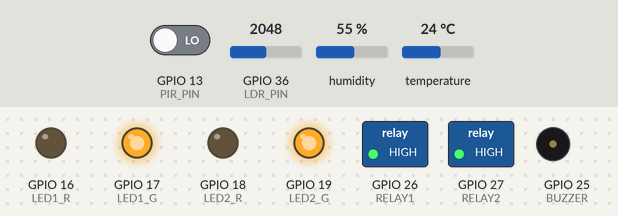
A sketch run on a simulated ESP32. Shown: switched loads named in the sketch (green lamp = pin HIGH), output pins drawn as LEDs (lit = HIGH), buzzer (waves = sounding, pin HIGH). Inputs (shaded band) come from the test bench; at power-on: humidity 55 %, GPIO 36 (LDR_PIN) = 2048, GPIO 13 (PIR_PIN) LOW, temperature 24 °C. Storage starts empty; what the sketch prints to the serial monitor is not drawn.

Above: at 2.8 s.
2.9 s: humidity set to 74 %
5.2 s: humidity set to 77 %
At 7.1 s:
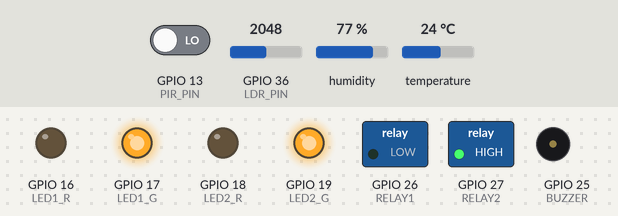
7.8 s: GPIO 36 (LDR_PIN) set to 1050
11.5 s: GPIO 36 (LDR_PIN) set to 952
At 13.0 s:
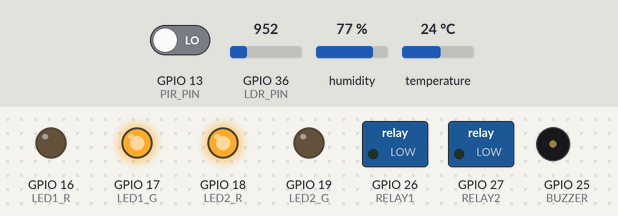
13.9 s: GPIO 13 (PIR_PIN) driven HIGH
At 17.1 s:
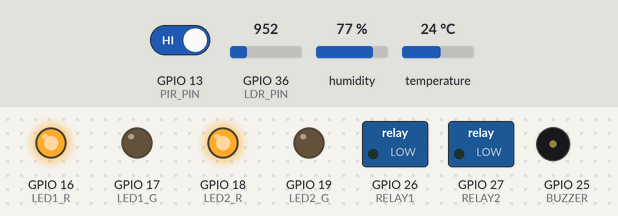
17.9 s: humidity set to 72 %
21.5 s: humidity set to 69 %
At 23.4 s:
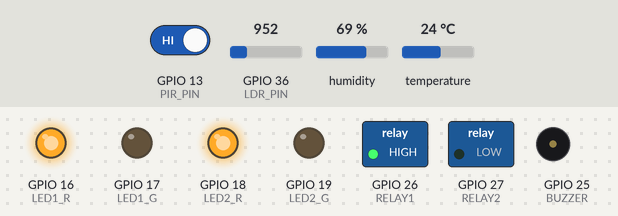
Timing chart, 0 to 24.8 s (numbered marks = the images above; inputs shaded):
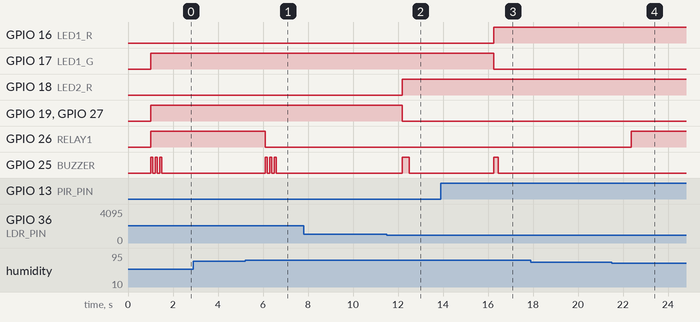

Measured:
- the behaviour switches between 75 and 76 % on humidity (found by bisection; images 0 and 1)
- the behaviour switches between 1000 and 999 on GPIO 36 (LDR_PIN) (found by bisection; images 1 and 2)
- the behaviour switches between 71 and 70 % on humidity (found by bisection; images 3 and 4)
- after the input at 2.9 s, every drawn part: stays the same
- after the input at 5.2 s, GPIO 26 (RELAY1): HIGH → LOW after 0.89 s; GPIO 25 (BUZZER): alternates HIGH for 0.10 s and LOW for 0.10 s, 6 changes in all, then stays LOW, starting after 0.89 s
- after the input at 7.8 s, every drawn part: stays the same
- after the input at 11.5 s, GPIO 18 (LED2_R): LOW → HIGH after 0.69 s; GPIO 19 (LED2_G), GPIO 27 (RELAY2): HIGH → LOW after 0.69 s; GPIO 25 (BUZZER): LOW → HIGH after 0.69 s, → LOW 0.30 s later
- after the input at 13.9 s, GPIO 16 (LED1_R): LOW → HIGH after 2.4 s; GPIO 17 (LED1_G): HIGH → LOW after 2.4 s; GPIO 25 (BUZZER): LOW → HIGH after 2.4 s, → LOW 0.20 s later
- after the input at 17.9 s, every drawn part: stays the same
- after the input at 21.5 s, GPIO 26 (RELAY1): LOW → HIGH after 0.87 s

The sketch:

SmartCampus_Phase2.ino
```cpp
#include "DHT.h"
#include "FS.h"
#include <LittleFS.h>

// === DHT11 ===
#define DHTPIN 4
#define DHTTYPE DHT11
DHT dht(DHTPIN, DHTTYPE);

// === CAPTEURS / ACTIONNEURS ===
#define PIR_PIN 13
#define LDR_PIN 36
#define RELAY1 26  // VENTILATEUR
#define RELAY2 27  // LAMPE
#define LED1_R 16
#define LED1_G 17
#define LED2_R 18
#define LED2_G 19
#define BUZZER 25

// === SEUILS ===
#define TEMP_SEUIL_VENTILO 28.0
#define HUMID_SEUIL_VENTILO 75.0
#define LDR_SEUIL_LAMPE 1000

// === LOGGING CONFIG ===
#define FORMAT_LITTLEFS_IF_FAILED true
const char* DATA_PATH = "/data.csv";
String csvBuffer = "";
const int LINES_BEFORE_FLUSH = 10;  // Écriture par lots pour protéger la flash
int bufferedLines = 0;

// === Variables ===
unsigned long lastSensorCheck = 0;
unsigned long lastStatusPrint = 0;
unsigned long pirDetectionStart = 0;
bool ventiloState = false;
bool lampeState = false;
bool pirDetected = false;
bool pirValidating = false;

// === Buzzer ===
enum BuzzerType { BUZZER_STARTUP=0, BUZZER_CHALEUR=1, BUZZER_HUMIDITE=2, BUZZER_MOUVEMENT=3, BUZZER_NUIT=4 };

void buzzerAlert(BuzzerType type) {
  switch(type) {
    case BUZZER_STARTUP:
      for(int i=0; i<3; i++) {
        digitalWrite(BUZZER, HIGH); delay(100);
        digitalWrite(BUZZER, LOW); delay(100);
      }
      break;
    case BUZZER_CHALEUR:
      for(int i=0; i<2; i++) {
        digitalWrite(BUZZER, HIGH); delay(150);
        digitalWrite(BUZZER, LOW); delay(50);
      }
      break;
    case BUZZER_HUMIDITE:
      for(int i=0; i<3; i++) {
        digitalWrite(BUZZER, HIGH); delay(100);
        digitalWrite(BUZZER, LOW); delay(100);
      }
      break;
    case BUZZER_MOUVEMENT:
      digitalWrite(BUZZER, HIGH); delay(200);
      digitalWrite(BUZZER, LOW);
      break;
    case BUZZER_NUIT:
      digitalWrite(BUZZER, HIGH); delay(300);
      digitalWrite(BUZZER, LOW);
      break;
  }
}

void flushBufferToFS() {
  if(csvBuffer.length() == 0) return;

  File f = LittleFS.open(DATA_PATH, FILE_APPEND);
  if(!f) {
    Serial.println("❌ Erreur ouverture fichier en append");
    return;
  }

  f.print(csvBuffer);
  f.close();

  Serial.print("💾 Flush: ");
  Serial.print(bufferedLines);
  Serial.println(" lignes écrites sur flash");

  csvBuffer = "";
  bufferedLines = 0;
}

void setup() {
  Serial.begin(115200);
  delay(1000);
  Serial.println("\n🏫 === SmartCampus Dakar - PHASE 3 : DATA LOGGING === 🏫");

  // === Init capteurs/actionneurs ===
  dht.begin();
  pinMode(PIR_PIN, INPUT);
  pinMode(RELAY1, OUTPUT);
  pinMode(RELAY2, OUTPUT);
  digitalWrite(RELAY1, HIGH);
  digitalWrite(RELAY2, HIGH);
  pinMode(LED1_R, OUTPUT);
  pinMode(LED1_G, OUTPUT);
  pinMode(LED2_R, OUTPUT);
  pinMode(LED2_G, OUTPUT);
  digitalWrite(LED1_R, LOW);
  digitalWrite(LED1_G, HIGH);
  digitalWrite(LED2_R, LOW);
  digitalWrite(LED2_G, HIGH);
  pinMode(BUZZER, OUTPUT);
  digitalWrite(BUZZER, LOW);

  buzzerAlert(BUZZER_STARTUP);

  // === Init LittleFS ===
  Serial.println("\n📁 Initialisation LittleFS...");
  if(!LittleFS.begin(FORMAT_LITTLEFS_IF_FAILED)) {
    Serial.println("❌ LittleFS mount FAILED!");
    Serial.println("⚠️ La flash sera formatée au prochain redémarrage");
  } else {
    Serial.println("✅ LittleFS monté avec succès");

    // Créer le fichier avec header si inexistant
    if(!LittleFS.exists(DATA_PATH)) {
      File f = LittleFS.open(DATA_PATH, FILE_WRITE);
      if(f) {
        f.println("timestamp_ms,temperature_c,humidity_pct,ldr_adc,motion,ventilo,lampe");
        f.close();
        Serial.println("✅ Fichier data.csv créé avec header");
      } else {
        Serial.println("❌ Impossible de créer data.csv");
      }
    } else {
      Serial.println("✅ Fichier data.csv existant trouvé");
    }
  }

  Serial.println("\n📝 COMMANDES DISPONIBLES:");
  Serial.println("  • dump  → Affiche tout le contenu du CSV");
  Serial.println("  • erase → Efface les données (garde le header)");
  Serial.println("  • info  → Infos sur le fichier");
  Serial.println("\n🚀 Système prêt! Logging activé (buffer: 10 lignes)\n");
}

void loop() {
  unsigned long currentTime = millis();

  // === LECTURE CAPTEURS (toutes les 2 secondes) ===
  if(currentTime - lastSensorCheck >= 2000) {

    // DHT11
    float h = dht.readHumidity();
    float t = dht.readTemperature();

    if(isnan(h) || isnan(t)) {
      Serial.println("❌ DHT11 lecture échouée");
      t = -999;
      h = -999;
    } else {
      Serial.print("🌡️ Temp: "); Serial.print(t, 1); Serial.print("°C");
      Serial.print(" | 💧 Hum: "); Serial.print(h, 1); Serial.println("%");
    }

    // Logique ventilateur
    bool shouldVentilo = (t > TEMP_SEUIL_VENTILO) || (h > HUMID_SEUIL_VENTILO);
    if(shouldVentilo && !ventiloState) {
      digitalWrite(RELAY1, LOW);
      ventiloState = true;
      if(t > TEMP_SEUIL_VENTILO) {
        Serial.println("🌪️ VENTILATEUR ON (Chaleur)");
        buzzerAlert(BUZZER_CHALEUR);
      }
      if(h > HUMID_SEUIL_VENTILO) {
        Serial.println("🌪️ VENTILATEUR ON (Humidité)");
        buzzerAlert(BUZZER_HUMIDITE);
      }
    } else if(!shouldVentilo && ventiloState) {
      bool tempOK = (t <= (TEMP_SEUIL_VENTILO - 2.0));
      bool humidOK = (h <= (HUMID_SEUIL_VENTILO - 5.0));
      if(tempOK && humidOK) {
        digitalWrite(RELAY1, HIGH);
        ventiloState = false;
        Serial.println("❄️ VENTILATEUR OFF");
      }
    }

    // LDR
    int ldrValue = analogRead(LDR_PIN);
    Serial.print("🔆 LDR: "); Serial.println(ldrValue);

    if(ldrValue < LDR_SEUIL_LAMPE && !lampeState) {
      digitalWrite(RELAY2, LOW);
      lampeState = true;
      digitalWrite(LED2_R, HIGH);
      digitalWrite(LED2_G, LOW);
      Serial.println("🌙 LAMPE ON (Obscurité)");
      buzzerAlert(BUZZER_NUIT);
    } else if(ldrValue >= (LDR_SEUIL_LAMPE + 200) && lampeState) {
      digitalWrite(RELAY2, HIGH);
      lampeState = false;
      digitalWrite(LED2_R, LOW);
      digitalWrite(LED2_G, HIGH);
      Serial.println("☀️ LAMPE OFF (Lumineux)");
    }

    // PIR
    int motion = digitalRead(PIR_PIN);
    if(motion == HIGH && !pirDetected && !pirValidating) {
      pirValidating = true;
      pirDetectionStart = currentTime;
    } else if(pirValidating && (currentTime - pirDetectionStart >= 200)) {
      if(digitalRead(PIR_PIN) == HIGH) {
        pirDetected = true;
        pirValidating = false;
        Serial.println("🚶 MOUVEMENT CONFIRMÉ");
        digitalWrite(LED1_R, HIGH);
        digitalWrite(LED1_G, LOW);
        buzzerAlert(BUZZER_MOUVEMENT);
      } else {
        pirValidating = false;
      }
    } else if(motion == LOW && pirDetected && (currentTime - pirDetectionStart > 2000)) {
      pirDetected = false;
      digitalWrite(LED1_R, LOW);
      digitalWrite(LED1_G, HIGH);
      Serial.println("✅ Pas de mouvement");
    }

    // === LOGGING CSV ===
    String csvLine = String(currentTime) + "," +
                     String(t, 1) + "," +
                     String(h, 1) + "," +
                     String(ldrValue) + "," +
                     String(pirDetected ? 1 : 0) + "," +
                     String(ventiloState ? 1 : 0) + "," +
                     String(lampeState ? 1 : 0);

    csvBuffer += csvLine + "\n";
    bufferedLines++;
    Serial.print("📊 CSV: "); Serial.println(csvLine);

    // Flush si buffer plein
    if(bufferedLines >= LINES_BEFORE_FLUSH) {
      flushBufferToFS();
    }

    lastSensorCheck = currentTime;
  }

  // === STATUT SYSTÈME ===
  if(currentTime - lastStatusPrint >= 10000) {
    Serial.println("\n📊 === STATUT SYSTÈME ===");
    Serial.print("🌪️ Ventilo: "); Serial.println(ventiloState ? "🟢 ON" : "🔴 OFF");
    Serial.print("💡 Lampe: "); Serial.println(lampeState ? "🟢 ON" : "🔴 OFF");
    Serial.print("🚶 PIR: "); Serial.println(pirDetected ? "🟢 MOUVEMENT" : "⚪ CALME");
    Serial.print("💾 Buffer: "); Serial.print(bufferedLines); Serial.println(" lignes");
    Serial.println("=========================\n");
    lastStatusPrint = currentTime;
  }

  // === COMMANDES SERIAL ===
  if(Serial.available()) {
    String cmd = Serial.readStringUntil('\n');
    cmd.trim();
    cmd.toLowerCase();

    if(cmd == "dump") {
      // Flush buffer d'abord
      if(bufferedLines > 0) {
        Serial.println("⚠️ Flush du buffer avant dump...");
        flushBufferToFS();
      }

      Serial.println("\n╔════════════════════════════════════════╗");
      Serial.println("║       DUMP COMPLET DE DATA.CSV         ║");
      Serial.println("╚════════════════════════════════════════╝\n");

      if(LittleFS.exists(DATA_PATH)) {
        File f = LittleFS.open(DATA_PATH, FILE_READ);
        if(f) {
          while(f.available()) {
            Serial.write(f.read());
          }
          f.close();
          Serial.println("\n\n✅ Dump terminé");
        } else {
          Serial.println("❌ Impossible d'ouvrir le fichier");
        }
      } else {
        Serial.println("❌ Fichier data.csv inexistant");
      }

    } else if(cmd == "erase") {
      // Flush buffer d'abord
      if(bufferedLines > 0) flushBufferToFS();

      Serial.println("⚠️ Effacement de data.csv...");
      if(LittleFS.exists(DATA_PATH)) {
        LittleFS.remove(DATA_PATH);
      }

      File f = LittleFS.open(DATA_PATH, FILE_WRITE);
      if(f) {
        f.println("timestamp_ms,temperature_c,humidity_pct,ldr_adc,motion,ventilo,lampe");
        f.close();
        Serial.println("✅ data.csv réinitialisé (header restauré)");
      } else {
        Serial.println("❌ Erreur lors de la réinitialisation");
      }

    } else if(cmd == "info") {
      if(bufferedLines > 0) flushBufferToFS();

      Serial.println("\n📊 === INFORMATIONS FICHIER ===");
      if(LittleFS.exists(DATA_PATH)) {
        File f = LittleFS.open(DATA_PATH, FILE_READ);
        if(f) {
          size_t fileSize = f.size();
          int lineCount = 0;
          while(f.available()) {
            if(f.read() == '\n') lineCount++;
          }
          f.close();

          Serial.print("📁 Taille: "); Serial.print(fileSize); Serial.println(" bytes");
          Serial.print("📝 Lignes: "); Serial.println(lineCount);
          Serial.print("💾 Buffer: "); Serial.print(bufferedLines); Serial.println(" lignes en attente");
        }
      } else {
        Serial.println("❌ Fichier inexistant");
      }
      Serial.println("==============================\n");

    } else {
      Serial.println("❌ Commande inconnue!");
      Serial.println("Commandes: dump | erase | info");
    }
  }

  delay(50);
}
```
